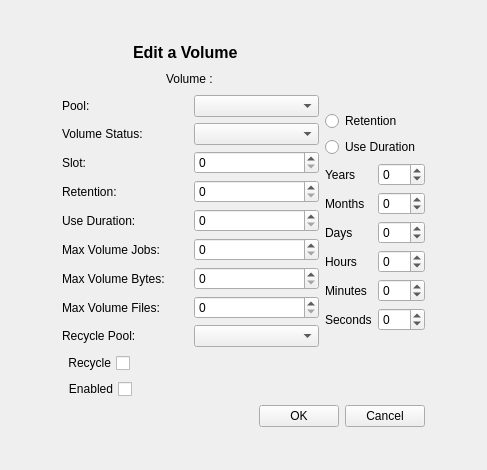
<ui version="4.0" >
 <class>mediaEditForm</class>
 <widget class="QWidget" name="mediaEditForm" >
  <property name="geometry" >
   <rect>
    <x>0</x>
    <y>0</y>
    <width>487</width>
    <height>470</height>
   </rect>
  </property>
  <property name="windowTitle" >
   <string>Form</string>
  </property>
  <layout class="QGridLayout" >
   <property name="margin" >
    <number>9</number>
   </property>
   <property name="spacing" >
    <number>6</number>
   </property>
   <item row="1" column="1" >
    <layout class="QGridLayout" >
     <property name="margin" >
      <number>0</number>
     </property>
     <property name="spacing" >
      <number>6</number>
     </property>
     <item row="2" column="0" >
      <widget class="QLabel" name="label_3" >
       <property name="text" >
        <string>Pool:</string>
       </property>
       <property name="buddy" >
        <cstring>poolCombo</cstring>
       </property>
      </widget>
     </item>
     <item row="3" column="0" >
      <widget class="QLabel" name="label_5" >
       <property name="text" >
        <string>Volume Status:</string>
       </property>
      </widget>
     </item>
     <item row="8" column="0" >
      <widget class="QLabel" name="label_13" >
       <property name="text" >
        <string>Max Volume Bytes:</string>
       </property>
       <property name="buddy" >
        <cstring>slotSpin</cstring>
       </property>
      </widget>
     </item>
     <item row="3" column="1" >
      <widget class="QComboBox" name="statusCombo" />
     </item>
     <item row="10" column="1" >
      <widget class="QComboBox" name="recyclePoolCombo" />
     </item>
     <item row="4" column="0" >
      <widget class="QLabel" name="label_4" >
       <property name="text" >
        <string>Slot:</string>
       </property>
       <property name="buddy" >
        <cstring>slotSpin</cstring>
       </property>
      </widget>
     </item>
     <item row="7" column="0" >
      <widget class="QLabel" name="label_12" >
       <property name="text" >
        <string>Max Volume Jobs:</string>
       </property>
       <property name="buddy" >
        <cstring>slotSpin</cstring>
       </property>
      </widget>
     </item>
     <item row="6" column="0" >
      <widget class="QLabel" name="label_7" >
       <property name="text" >
        <string>Use Duration:</string>
       </property>
       <property name="buddy" >
        <cstring>slotSpin</cstring>
       </property>
      </widget>
     </item>
     <item row="13" column="0" colspan="3" >
      <layout class="QHBoxLayout" >
       <property name="margin" >
        <number>0</number>
       </property>
       <property name="spacing" >
        <number>6</number>
       </property>
       <item>
        <spacer>
         <property name="orientation" >
          <enum>Qt::Horizontal</enum>
         </property>
         <property name="sizeHint" >
          <size>
           <width>40</width>
           <height>20</height>
          </size>
         </property>
        </spacer>
       </item>
       <item>
        <widget class="QPushButton" name="okButton" >
         <property name="text" >
          <string>OK</string>
         </property>
        </widget>
       </item>
       <item>
        <widget class="QPushButton" name="cancelButton" >
         <property name="text" >
          <string>Cancel</string>
         </property>
        </widget>
       </item>
      </layout>
     </item>
     <item row="8" column="1" >
      <widget class="QSpinBox" name="maxBytesSpin" >
       <property name="maximum" >
        <number>2147483647</number>
       </property>
      </widget>
     </item>
     <item row="5" column="0" >
      <widget class="QLabel" name="label_6" >
       <property name="text" >
        <string>Retention:</string>
       </property>
       <property name="buddy" >
        <cstring>slotSpin</cstring>
       </property>
      </widget>
     </item>
     <item row="10" column="0" >
      <widget class="QLabel" name="label_15" >
       <property name="text" >
        <string>Recycle Pool:</string>
       </property>
       <property name="buddy" >
        <cstring>slotSpin</cstring>
       </property>
      </widget>
     </item>
     <item row="12" column="0" colspan="2" >
      <layout class="QHBoxLayout" >
       <property name="margin" >
        <number>0</number>
       </property>
       <property name="spacing" >
        <number>6</number>
       </property>
       <item>
        <widget class="QCheckBox" name="enabledCheck" >
         <property name="layoutDirection" >
          <enum>Qt::RightToLeft</enum>
         </property>
         <property name="text" >
          <string>Enabled</string>
         </property>
        </widget>
       </item>
       <item>
        <spacer>
         <property name="orientation" >
          <enum>Qt::Horizontal</enum>
         </property>
         <property name="sizeHint" >
          <size>
           <width>40</width>
           <height>20</height>
          </size>
         </property>
        </spacer>
       </item>
      </layout>
     </item>
     <item row="9" column="1" >
      <widget class="QSpinBox" name="maxFilesSpin" >
       <property name="maximum" >
        <number>2147483647</number>
       </property>
      </widget>
     </item>
     <item row="9" column="0" >
      <widget class="QLabel" name="label_14" >
       <property name="text" >
        <string>Max Volume Files:</string>
       </property>
       <property name="buddy" >
        <cstring>slotSpin</cstring>
       </property>
      </widget>
     </item>
     <item rowspan="13" row="0" column="2" >
      <layout class="QGridLayout" >
       <property name="margin" >
        <number>0</number>
       </property>
       <property name="spacing" >
        <number>6</number>
       </property>
       <item row="9" column="0" colspan="2" >
        <spacer>
         <property name="orientation" >
          <enum>Qt::Vertical</enum>
         </property>
         <property name="sizeHint" >
          <size>
           <width>97</width>
           <height>21</height>
          </size>
         </property>
        </spacer>
       </item>
       <item row="3" column="1" >
        <widget class="QSpinBox" name="yearsSpin" >
         <property name="maximum" >
          <number>999</number>
         </property>
         <property name="minimum" >
          <number>-1</number>
         </property>
        </widget>
       </item>
       <item row="3" column="0" >
        <widget class="QLabel" name="label_2" >
         <property name="text" >
          <string>Years</string>
         </property>
        </widget>
       </item>
       <item row="8" column="0" >
        <widget class="QLabel" name="label_11" >
         <property name="text" >
          <string>Seconds</string>
         </property>
        </widget>
       </item>
       <item row="5" column="1" >
        <widget class="QSpinBox" name="daysSpin" >
         <property name="maximum" >
          <number>30</number>
         </property>
         <property name="minimum" >
          <number>-1</number>
         </property>
        </widget>
       </item>
       <item row="2" column="0" colspan="2" >
        <widget class="QRadioButton" name="useDurationRadio" >
         <property name="text" >
          <string>Use Duration</string>
         </property>
        </widget>
       </item>
       <item row="0" column="0" colspan="2" >
        <spacer>
         <property name="orientation" >
          <enum>Qt::Vertical</enum>
         </property>
         <property name="sizeHint" >
          <size>
           <width>97</width>
           <height>31</height>
          </size>
         </property>
        </spacer>
       </item>
       <item row="5" column="0" >
        <widget class="QLabel" name="label_8" >
         <property name="text" >
          <string>Days</string>
         </property>
        </widget>
       </item>
       <item row="8" column="1" >
        <widget class="QSpinBox" name="secondsSpin" >
         <property name="maximum" >
          <number>60</number>
         </property>
         <property name="minimum" >
          <number>-1</number>
         </property>
        </widget>
       </item>
       <item row="6" column="0" >
        <widget class="QLabel" name="label_9" >
         <property name="text" >
          <string>Hours</string>
         </property>
        </widget>
       </item>
       <item row="4" column="0" >
        <widget class="QLabel" name="label_16" >
         <property name="text" >
          <string>Months</string>
         </property>
        </widget>
       </item>
       <item row="7" column="1" >
        <widget class="QSpinBox" name="minutesSpin" >
         <property name="maximum" >
          <number>60</number>
         </property>
         <property name="minimum" >
          <number>-1</number>
         </property>
        </widget>
       </item>
       <item row="6" column="1" >
        <widget class="QSpinBox" name="hoursSpin" >
         <property name="maximum" >
          <number>24</number>
         </property>
         <property name="minimum" >
          <number>-1</number>
         </property>
         <property name="value" >
          <number>0</number>
         </property>
        </widget>
       </item>
       <item row="1" column="0" colspan="2" >
        <widget class="QRadioButton" name="retentionRadio" >
         <property name="text" >
          <string>Retention</string>
         </property>
        </widget>
       </item>
       <item row="4" column="1" >
        <widget class="QSpinBox" name="monthsSpin" >
         <property name="maximum" >
          <number>12</number>
         </property>
         <property name="minimum" >
          <number>-1</number>
         </property>
        </widget>
       </item>
       <item row="7" column="0" >
        <widget class="QLabel" name="label_10" >
         <property name="text" >
          <string>Minutes</string>
         </property>
        </widget>
       </item>
      </layout>
     </item>
     <item row="5" column="1" >
      <widget class="QSpinBox" name="retentionSpin" >
       <property name="maximum" >
        <number>2147483647</number>
       </property>
      </widget>
     </item>
     <item row="1" column="0" colspan="2" >
      <layout class="QHBoxLayout" >
       <property name="margin" >
        <number>0</number>
       </property>
       <property name="spacing" >
        <number>6</number>
       </property>
       <item>
        <spacer>
         <property name="orientation" >
          <enum>Qt::Horizontal</enum>
         </property>
         <property name="sizeHint" >
          <size>
           <width>40</width>
           <height>20</height>
          </size>
         </property>
        </spacer>
       </item>
       <item>
        <widget class="QLabel" name="volumeLabel" >
         <property name="maximumSize" >
          <size>
           <width>16777215</width>
           <height>48</height>
          </size>
         </property>
         <property name="text" >
          <string>Volume : </string>
         </property>
        </widget>
       </item>
       <item>
        <spacer>
         <property name="orientation" >
          <enum>Qt::Horizontal</enum>
         </property>
         <property name="sizeHint" >
          <size>
           <width>40</width>
           <height>20</height>
          </size>
         </property>
        </spacer>
       </item>
      </layout>
     </item>
     <item row="2" column="1" >
      <widget class="QComboBox" name="poolCombo" />
     </item>
     <item row="6" column="1" >
      <widget class="QSpinBox" name="useDurationSpin" >
       <property name="maximum" >
        <number>2147483647</number>
       </property>
      </widget>
     </item>
     <item row="11" column="0" colspan="2" >
      <layout class="QHBoxLayout" >
       <property name="margin" >
        <number>0</number>
       </property>
       <property name="spacing" >
        <number>6</number>
       </property>
       <item>
        <widget class="QCheckBox" name="recycleCheck" >
         <property name="layoutDirection" >
          <enum>Qt::RightToLeft</enum>
         </property>
         <property name="text" >
          <string>Recycle</string>
         </property>
        </widget>
       </item>
       <item>
        <spacer>
         <property name="orientation" >
          <enum>Qt::Horizontal</enum>
         </property>
         <property name="sizeHint" >
          <size>
           <width>40</width>
           <height>20</height>
          </size>
         </property>
        </spacer>
       </item>
      </layout>
     </item>
     <item row="0" column="0" colspan="2" >
      <layout class="QHBoxLayout" >
       <property name="margin" >
        <number>0</number>
       </property>
       <property name="spacing" >
        <number>6</number>
       </property>
       <item>
        <spacer>
         <property name="orientation" >
          <enum>Qt::Horizontal</enum>
         </property>
         <property name="sizeHint" >
          <size>
           <width>71</width>
           <height>21</height>
          </size>
         </property>
        </spacer>
       </item>
       <item>
        <widget class="QLabel" name="label" >
         <property name="maximumSize" >
          <size>
           <width>16777215</width>
           <height>30</height>
          </size>
         </property>
         <property name="text" >
          <string>&lt;html>&lt;head>&lt;meta name="qrichtext" content="1" />&lt;style type="text/css">
p, li { white-space: pre-wrap; }
&lt;/style>&lt;/head>&lt;body style=" font-family:'Sans Serif'; font-size:9pt; font-weight:400; font-style:normal; text-decoration:none;">
&lt;p style=" margin-top:0px; margin-bottom:0px; margin-left:0px; margin-right:0px; -qt-block-indent:0; text-indent:0px;">&lt;span style=" font-size:12pt; font-weight:600;">Edit a Volume&lt;/span>&lt;/p>&lt;/body>&lt;/html></string>
         </property>
        </widget>
       </item>
       <item>
        <spacer>
         <property name="orientation" >
          <enum>Qt::Horizontal</enum>
         </property>
         <property name="sizeHint" >
          <size>
           <width>81</width>
           <height>20</height>
          </size>
         </property>
        </spacer>
       </item>
      </layout>
     </item>
     <item row="4" column="1" >
      <widget class="QSpinBox" name="slotSpin" >
       <property name="maximum" >
        <number>10000</number>
       </property>
      </widget>
     </item>
     <item row="7" column="1" >
      <widget class="QSpinBox" name="maxJobsSpin" >
       <property name="maximum" >
        <number>2147483647</number>
       </property>
      </widget>
     </item>
    </layout>
   </item>
   <item row="0" column="1" >
    <spacer>
     <property name="orientation" >
      <enum>Qt::Vertical</enum>
     </property>
     <property name="sizeHint" >
      <size>
       <width>20</width>
       <height>40</height>
      </size>
     </property>
    </spacer>
   </item>
   <item row="1" column="2" >
    <spacer>
     <property name="orientation" >
      <enum>Qt::Horizontal</enum>
     </property>
     <property name="sizeHint" >
      <size>
       <width>40</width>
       <height>20</height>
      </size>
     </property>
    </spacer>
   </item>
   <item row="2" column="1" >
    <spacer>
     <property name="orientation" >
      <enum>Qt::Vertical</enum>
     </property>
     <property name="sizeHint" >
      <size>
       <width>20</width>
       <height>40</height>
      </size>
     </property>
    </spacer>
   </item>
   <item row="1" column="0" >
    <spacer>
     <property name="orientation" >
      <enum>Qt::Horizontal</enum>
     </property>
     <property name="sizeHint" >
      <size>
       <width>40</width>
       <height>20</height>
      </size>
     </property>
    </spacer>
   </item>
  </layout>
 </widget>
 <resources/>
 <connections/>
</ui>
